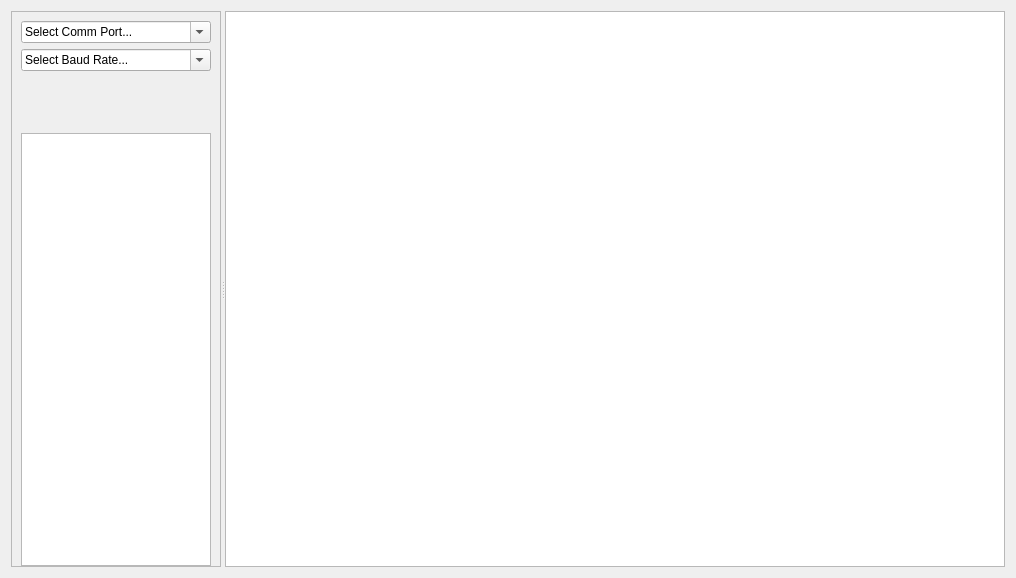
<?xml version="1.0" encoding="UTF-8"?>
<ui version="4.0">
 <class>MenuConnect</class>
 <widget class="QWidget" name="MenuConnect">
  <property name="geometry">
   <rect>
    <x>0</x>
    <y>0</y>
    <width>1016</width>
    <height>578</height>
   </rect>
  </property>
  <property name="windowTitle">
   <string>Form</string>
  </property>
  <layout class="QGridLayout" name="gridLayout">
   <item row="0" column="0">
    <widget class="QSplitter" name="splitter">
     <property name="orientation">
      <enum>Qt::Horizontal</enum>
     </property>
     <widget class="QFrame" name="frame">
      <property name="sizePolicy">
       <sizepolicy hsizetype="MinimumExpanding" vsizetype="Preferred">
        <horstretch>0</horstretch>
        <verstretch>0</verstretch>
       </sizepolicy>
      </property>
      <property name="maximumSize">
       <size>
        <width>210</width>
        <height>16777215</height>
       </size>
      </property>
      <property name="frameShape">
       <enum>QFrame::StyledPanel</enum>
      </property>
      <property name="frameShadow">
       <enum>QFrame::Raised</enum>
      </property>
      <layout class="QGridLayout" name="gridLayout_2">
       <property name="bottomMargin">
        <number>0</number>
       </property>
       <item row="0" column="0">
        <widget class="QComboBox" name="portComboBox">
         <property name="sizePolicy">
          <sizepolicy hsizetype="Preferred" vsizetype="Fixed">
           <horstretch>0</horstretch>
           <verstretch>0</verstretch>
          </sizepolicy>
         </property>
         <property name="minimumSize">
          <size>
           <width>0</width>
           <height>0</height>
          </size>
         </property>
         <property name="maximumSize">
          <size>
           <width>16777215</width>
           <height>16777215</height>
          </size>
         </property>
         <property name="autoFillBackground">
          <bool>false</bool>
         </property>
         <property name="styleSheet">
          <string notr="true">font: 14pt &quot;MS Shell Dlg 2&quot;;</string>
         </property>
         <property name="editable">
          <bool>true</bool>
         </property>
         <property name="currentText">
          <string>Select Comm Port...</string>
         </property>
         <property name="frame">
          <bool>true</bool>
         </property>
        </widget>
       </item>
       <item row="1" column="0">
        <widget class="QComboBox" name="baudComboBox">
         <property name="styleSheet">
          <string notr="true">font: 14pt &quot;MS Shell Dlg 2&quot;;</string>
         </property>
         <property name="editable">
          <bool>true</bool>
         </property>
         <property name="currentText">
          <string>Select Baud Rate...</string>
         </property>
        </widget>
       </item>
       <item row="2" column="0">
        <widget class="QPushButton" name="connectPushButton">
         <property name="sizePolicy">
          <sizepolicy hsizetype="Preferred" vsizetype="Fixed">
           <horstretch>0</horstretch>
           <verstretch>0</verstretch>
          </sizepolicy>
         </property>
         <property name="styleSheet">
          <string notr="true">font: 14pt &quot;MS Shell Dlg 2&quot;;</string>
         </property>
         <property name="icon">
          <iconset resource="../../commuicator.qrc">
           <normaloff>:/images/resources/connect.png</normaloff>:/images/resources/connect.png</iconset>
         </property>
         <property name="iconSize">
          <size>
           <width>150</width>
           <height>50</height>
          </size>
         </property>
         <property name="checkable">
          <bool>false</bool>
         </property>
         <property name="checked">
          <bool>false</bool>
         </property>
         <property name="flat">
          <bool>true</bool>
         </property>
        </widget>
       </item>
       <item row="3" column="0">
        <widget class="QPushButton" name="disconnectPushButton">
         <property name="sizePolicy">
          <sizepolicy hsizetype="Preferred" vsizetype="Fixed">
           <horstretch>0</horstretch>
           <verstretch>0</verstretch>
          </sizepolicy>
         </property>
         <property name="styleSheet">
          <string notr="true">font: 14pt &quot;MS Shell Dlg 2&quot;;</string>
         </property>
         <property name="icon">
          <iconset resource="../../commuicator.qrc">
           <normaloff>:/images/resources/disconnect.png</normaloff>:/images/resources/disconnect.png</iconset>
         </property>
         <property name="iconSize">
          <size>
           <width>150</width>
           <height>50</height>
          </size>
         </property>
         <property name="checkable">
          <bool>false</bool>
         </property>
         <property name="checked">
          <bool>false</bool>
         </property>
         <property name="flat">
          <bool>true</bool>
         </property>
        </widget>
       </item>
       <item row="4" column="0">
        <widget class="QListWidget" name="configList">
         <property name="alternatingRowColors">
          <bool>true</bool>
         </property>
        </widget>
       </item>
      </layout>
     </widget>
     <widget class="QGraphicsView" name="graphicsView"/>
    </widget>
   </item>
  </layout>
 </widget>
 <resources>
  <include location="../../commuicator.qrc"/>
 </resources>
 <connections/>
</ui>
